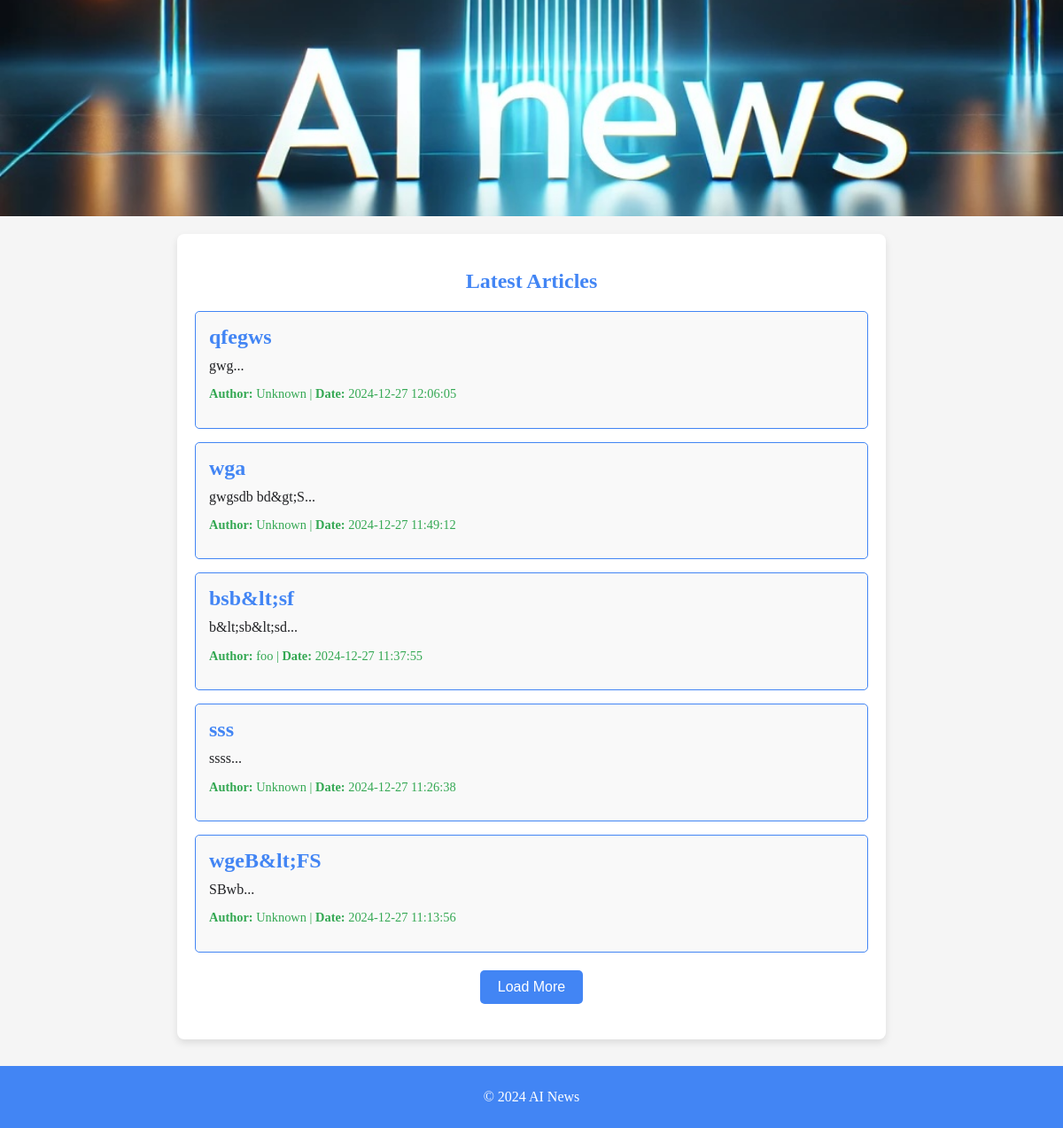
Before: / (lower part) with the older database file.
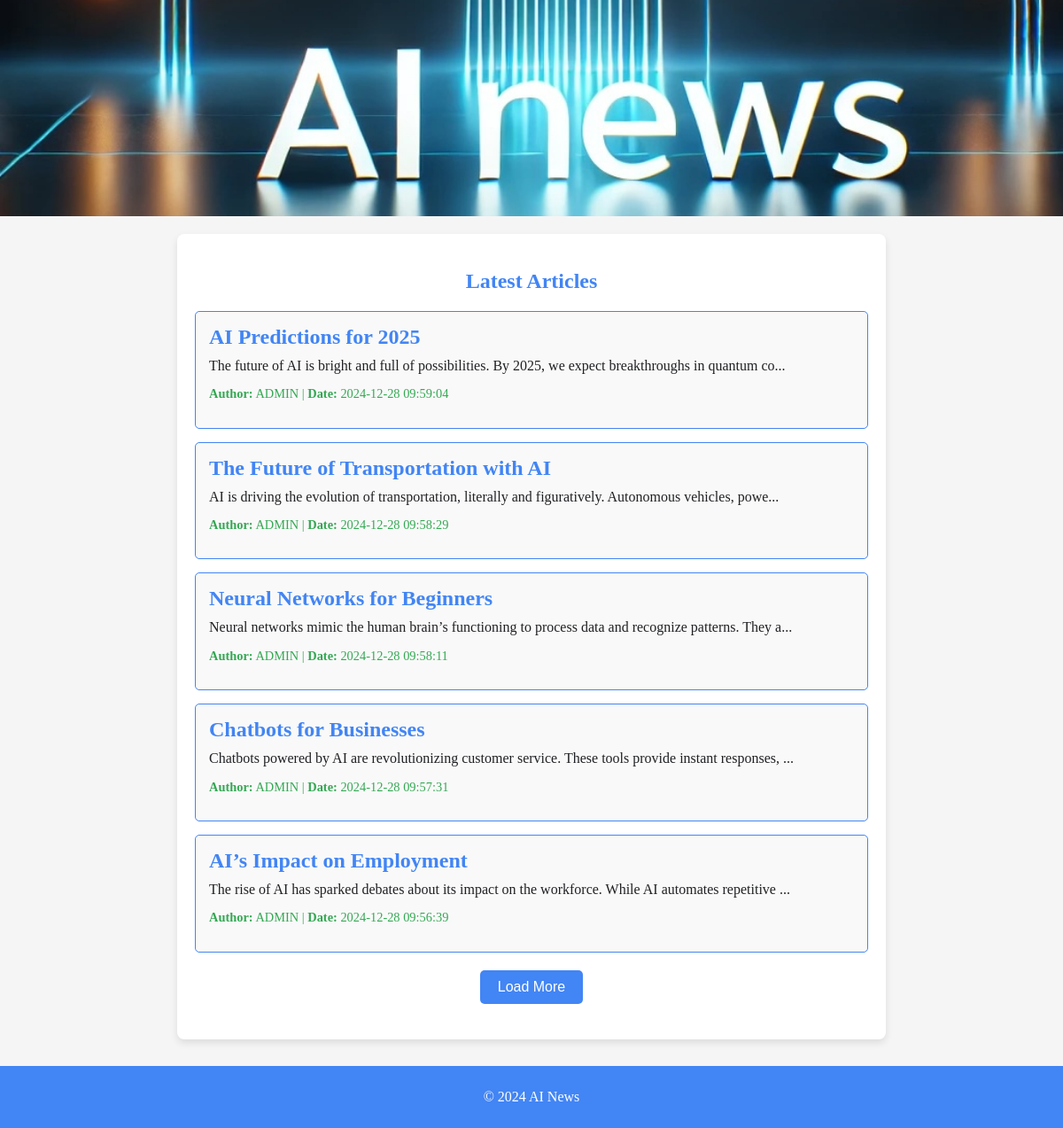
After: the same page with the newer database file.
### tables this page shows
CREATE TABLE "posts" (
    id INTEGER PRIMARY KEY AUTOINCREMENT,
    title TEXT NOT NULL,
    content TEXT NOT NULL,
    created_at TIMESTAMP DEFAULT CURRENT_TIMESTAMP,
    user_id INTEGER,
    FOREIGN KEY (user_id) REFERENCES users(id)
);

CREATE TABLE "users" (
    id INTEGER PRIMARY KEY AUTOINCREMENT,
    email TEXT NOT NULL UNIQUE,
    password TEXT NOT NULL,
    name TEXT NOT NULL
);

### controllers/HomeController.php (called while the page is built, shortened)
<?php
class HomeController {
    public function index() {
        $postModel = new PostModel();
        $totalPosts = $postModel->getPostCount();
        $postsPerPage = 5;
        $currentPage = isset($_GET['page']) ? (int)$_GET['page'] : 1;
        $offset = ($currentPage - 1) * $postsPerPage;
        $posts = $postModel->getAllPosts($postsPerPage, $offset);
        $totalPages = ceil($totalPosts / $postsPerPage);
        include 'views/home/index.php';
        $content = ob_get_clean();
        include 'views/layouts/layout.php';
    }
}

### init.php (called while the page is built, shortened)
<?php
function getDbConnection() {
    return new SQLite3('/var/www/html/database/ai_news_blog.db');
}

### models/PostModel.php (called while the page is built, shortened)
<?php
class PostModel {
    private $db;
    public function __construct() {
        $this->db = getDbConnection();
    }
    public function getAllPosts($limit = null, $offset = null) {
        $posts = [];
        $query = "
            SELECT posts.*, users.name AS author
            FROM posts
            JOIN users ON posts.user_id = users.id
            ORDER BY posts.created_at DESC
        ";
        if ($limit !== null && $offset !== null) {
            $query .= " LIMIT :limit OFFSET :offset";
            $stmt = $this->db->prepare($query);
            $stmt->bindValue(':limit', $limit, SQLITE3_INTEGER);
            $stmt->bindValue(':offset', $offset, SQLITE3_INTEGER);
        } else {
            $stmt = $this->db->prepare($query);
        }
        $results = $stmt->execute();
        if ($results) {
            while ($row = $results->fetchArray(SQLITE3_ASSOC)) {
                $posts[] = $row;
            }
        }
        return $posts;
    }
    public function getPostCount() {
        $result = $this->db->querySingle('SELECT COUNT(*) as count FROM posts');
        return $result;
    }
}

### views/home/news_list.php (the view)
<section class="news-section">
  <h2 class="section-title">Latest Articles</h2>
  <ul class="news-list" id="post-list">
    <?php if (!empty($posts)): ?>
      <?php foreach ($posts as $post): ?>
        <li class="news-item">
          <a href="/posts/<?php echo urlencode($post['id']); ?>" class="news-link">
            <h3 class="news-title"><?php echo htmlspecialchars($post['title']); ?></h3>
            <p class="news-content"><?php echo nl2br(htmlspecialchars(substr($post['content'], 0, 100))); ?>...</p>
            <p class="news-meta">
              <span class="news-author"><strong>Author:</strong> <?php echo htmlspecialchars($post['author']); ?></span> |
              <span class="news-date"><strong>Date:</strong> <?php echo htmlspecialchars($post['created_at']); ?></span>
            </p>
          </a>
        </li>
      <?php endforeach; ?>
    <?php else: ?>
      <li class="news-item no-articles">No articles available.</li>
    <?php endif; ?>
  </ul>
  <?php if ($totalPages > 1): ?>
    <button id="load-more" class="load-more" data-page="1">Load More</button>
  <?php endif; ?>
</section>

### views/home/index.php (shortened to what this page needs)
<section class="slider">
  <div class="slides">
    <div class="slide">
      <img src="/assets/ia1.jpg" alt="Slide 1">
    </div>
  </div>
</section>
<?php include 'views/home/news_list.php'; ?>

### index.php (shortened to what this page needs)
<?php
require_once 'init.php';
$requestUri = parse_url($_SERVER['REQUEST_URI'], PHP_URL_PATH);
switch (true) {
    case $requestUri === '/':
        $controller = new HomeController();
        $controller->index();
        break;
}

### views/layouts/layout.php (shortened to what this page needs)
<!DOCTYPE html>
<html lang="en">
<head>
    <link rel="stylesheet" href="/css/styles.css">
</head>
<body>
    <main>
        <?php echo $content; ?>
    </main>
    <?php include 'views/layouts/footer.php'; ?>
</body>
</html>

### views/layouts/footer.php
<footer>
  <p id="footer-text">&copy; <span id="year"></span> AI News</p>
</footer>

### css/styles.css (style rules this page uses)
:root { --primary-color: #4285F4; --secondary-color: #34A853; --accent-color: #FBBC05; --background-color: #F5F5F5; --text-color: #202124; }
body { background-color: var(--background-color); color: var(--text-color); margin: 0; }
main { width: 90%; max-width: 800px; margin: 0 auto 20px auto; display: flex; flex-direction: column; align-items: center; padding: 80px 0 60px; box-sizing: border-box; background-color: var(--background-color); color: var(--text-color); text-decoration: none; }
footer { width: 100%; text-align: center; background-color: var(--primary-color); padding: 10px 0; position: fixed; bottom: 0; color: white; }
@media (min-width: 600px) { main { padding: 120px 0 60px; } }
@media (min-width: 600px) { body { font-size: 16px; } }
.slider { position: relative; width: 100vw; height: 100vh; margin: 0; padding: 0; overflow: hidden; }
.slides { display: flex; transition: transform 0.5s ease-in-out; -webkit-transition: transform 0.5s ease-in-out; will-change: transform; height: 100%; width: 100%; }
.slide { min-width: 100%; height: 100%; box-sizing: border-box; }
.slide img { width: 100%; height: 100%; object-fit: cover; }
.load-more { padding: 10px 20px; border: none; border-radius: 5px; background-color: var(--primary-color); color: white; font-size: 16px; cursor: pointer; display: block; margin: 20px auto; }
section { width: 100%; max-width: 1200px; margin: 0 auto; padding: 20px; box-sizing: border-box; }
.news-section { max-width: 1200px; margin: 20px auto; padding: 20px; background-color: #fff; border-radius: 8px; box-shadow: 0 4px 8px rgba(0, 0, 0, 0.1); }
.section-title { margin-bottom: 20px; color: var(--primary-color); text-align: center; }
.news-list { list-style: none; padding: 0; margin: 0; display: flex; flex-direction: column; gap: 15px; }
.news-item { padding: 15px; border: 1px solid var(--primary-color); border-radius: 5px; background-color: #f9f9f9; transition: transform 0.3s ease-in-out; }
.news-link { text-decoration: none; color: inherit; display: block; }
.news-title { font-size: 1.5em; color: var(--primary-color); margin: 0; }
.news-content { font-size: 1em; color: var(--text-color); margin: 10px 0; }
.news-meta { font-size: 0.9em; color: var(--secondary-color); }
.load-more { display: block; margin: 20px auto; padding: 10px 20px; background-color: var(--primary-color); color: white; border: none; border-radius: 5px; cursor: pointer; }

Changed rows visible on the page:
removed posts: title "qfegws", content "gwg", user.name "Unknown", created_at "2024-12-27 12:06:05"
removed posts: title "wga", content "gwgsdb bd&gt;S", user.name "Unknown", created_at "2024-12-27 11:49:12"
removed posts: title "bsb&lt;sf", content "b&lt;sb&lt;sd", user.name "foo", created_at "2024-12-27 11:37:55"
removed posts: title "sss", content "ssss", user.name "Unknown", created_at "2024-12-27 11:26:38"
removed posts: title "wgeB&lt;FS", content "SBwb", user.name "Unknown", created_at "2024-12-27 11:13:56"
added posts: title "AI Predictions for 2025", content "The future of AI is bright and full of possibilities. By 2025, we expect breakthroughs in quantum co", user.name "ADMIN", created_at "2024-12-28 09:59:04"
added posts: title "The Future of Transportation with AI", content "AI is driving the evolution of transportation, literally and figuratively. Autonomous vehicles, powe", user.name "ADMIN", created_at "2024-12-28 09:58:29"
added posts: title "Neural Networks for Beginners", content "Neural networks mimic the human brain’s functioning to process data and recognize patterns. They a", user.name "ADMIN", created_at "2024-12-28 09:58:11"
added posts: title "Chatbots for Businesses", content "Chatbots powered by AI are revolutionizing customer service. These tools provide instant responses,", user.name "ADMIN", created_at "2024-12-28 09:57:31"
added posts: title "AI’s Impact on Employment", content "The rise of AI has sparked debates about its impact on the workforce. While AI automates repetitive", user.name "ADMIN", created_at "2024-12-28 09:56:39"
